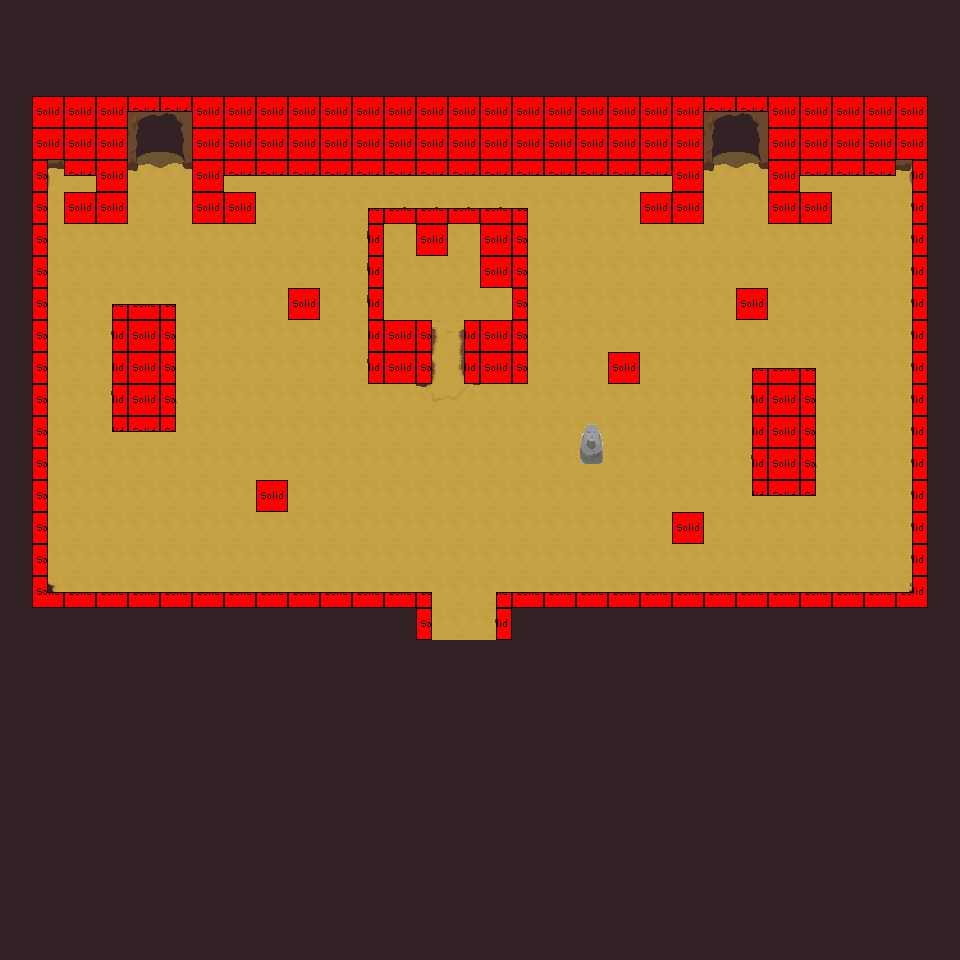

Below is a game level as drawn by its tile map, then a one-line description and the .tmx that defines it (tile-layer data replaced by summaries):
An orthogonal 30x30 tile map with 32x32 px tiles, 4 tile layers (Sol, Murs/bordures, Décors, Logic), 4 tilesets and 6 objects (2x changement, Chest, Dialogue, changementc, regen).

<map version="1.2" tiledversion="1.3.2" orientation="orthogonal" renderorder="right-down" compressionlevel="0" width="30" height="30" tilewidth="32" tileheight="32" infinite="0" nextlayerid="7" nextobjectid="18">
 <tileset firstgid="1" source="Terrain final.tsx" />
 <tileset firstgid="136" source="logicSolid.tsx" />
 <tileset firstgid="161" source="Pnj.tsx" />
 <tileset firstgid="257" source="mychild.tsx" />
 <layer id="1" name="Sol" width="30" height="30">
  <data>[900 cells, 900 non-empty, 2 distinct tile ids]</data>
 </layer>
 <layer id="2" name="Murs/bordures" width="30" height="30">
  <data>[900 cells, 137 non-empty, 22 distinct tile ids]</data>
 </layer>
 <layer id="3" name="Décors" width="30" height="30">
  <data>[900 cells, 76 non-empty, 39 distinct tile ids]</data>
 </layer>
 <layer id="4" name="Logic" width="30" height="30">
  <data>[900 cells, 199 non-empty, 11 distinct tile ids]</data>
 </layer>
 <objectgroup id="6" name="transition" width="30" height="30">
  <object id="7" name="map1" type="changement" x="432" y="598" width="61" height="34">
   <properties>
    <property name="detmap" value="map1" />
    <property name="detx" type="int" value="638" />
    <property name="dety" type="int" value="698" />
   </properties>
  </object>
  <object id="10" name="Dj1_RDC_sg" type="changement" x="133" y="118" width="52" height="42">
   <properties>
    <property name="detmap" value="Dj1_RDC_sg" />
    <property name="detx" type="int" value="127" />
    <property name="dety" type="int" value="861" />
   </properties>
  </object>
  <object id="11" name="potion" type="Chest" x="480" y="221" width="32" height="96">
   <properties>
    <property name="ID" type="int" value="2" />
   </properties>
  </object>
  <object id="13" name="Konor" type="Dialogue" x="406" y="215" width="50" height="50">
   <properties>
    <property name="personne" value="Konor" />
   </properties>
  </object>
  <object id="14" name="Dj1_RDC_sb" type="changementc" x="709" y="119" width="52" height="44">
   <properties>
    <property name="detmap" value="Dj1_RDC_sb" />
    <property name="detx" type="int" value="511" />
    <property name="dety" type="int" value="608" />
    <property name="key" value="Wild key" />
   </properties>
  </object>
  <object id="17" type="regen" x="576" y="416" width="32" height="64" />
 </objectgroup>
</map>
